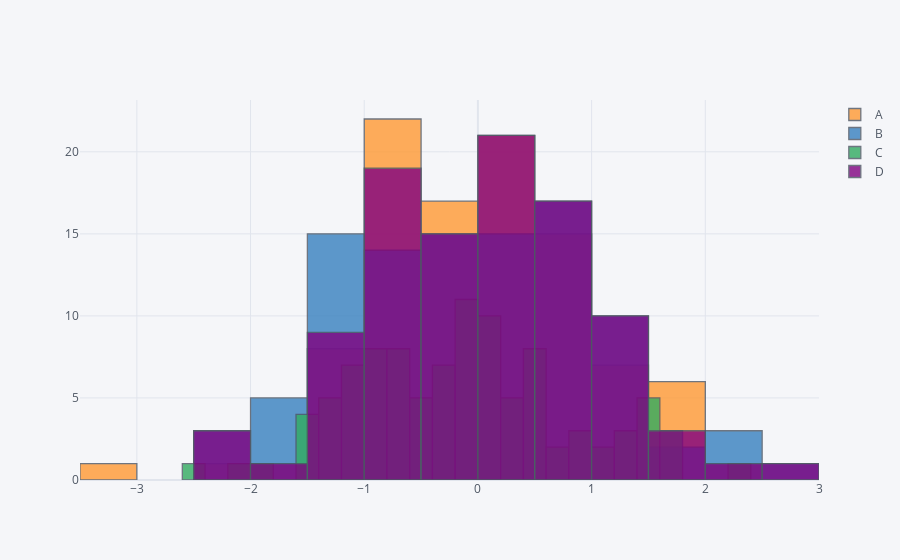

Notebook code cell kept with this figure:
### Code cell
df.iplot(kind='hist',bins=25)
